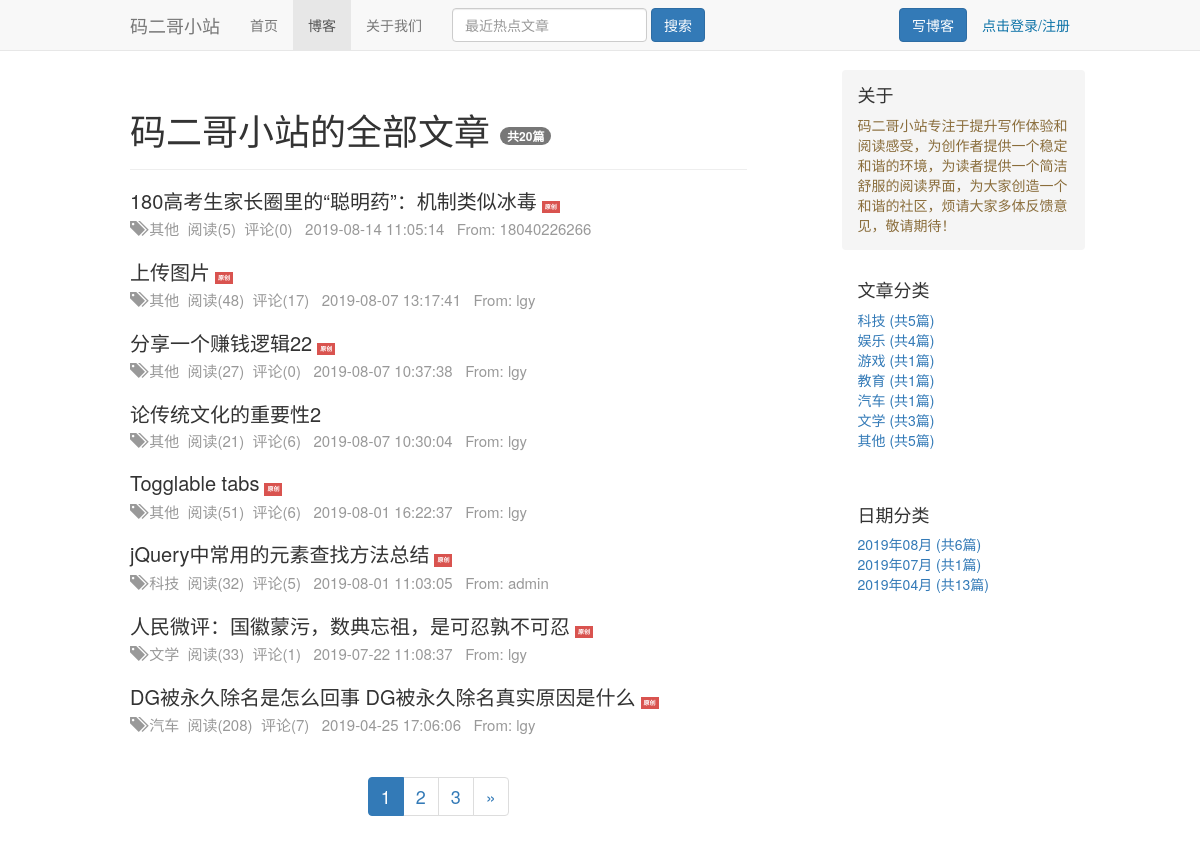
Screenshot of /blog/ with the database file from the repository.
### blog/models.py (models this page shows, shortened)
class Blog(models.Model):
    title = models.CharField(max_length=50, verbose_name='文章标题')
    blog_category = models.ForeignKey(BlogCategory, on_delete=models.DO_NOTHING, verbose_name='文章类型')
    content = RichTextUploadingField(verbose_name='正文')
    author = models.ForeignKey(Profile, related_name='blog_user', on_delete=models.DO_NOTHING, verbose_name='作者')
    create_time = models.DateTimeField(auto_now_add=True, verbose_name='创建时间')
    update_time = models.DateTimeField(auto_now=True)
    is_init = models.BooleanField(verbose_name='是否原创', default=True)
    init_address = models.URLField(verbose_name='原文地址', null=True, blank=True)
    is_replay = models.BooleanField(verbose_name='是否开启留言', default=True)
    aor = GenericRelation(AmountOfReading, related_query_name='blog')
    class Meta:
        verbose_name = "博客信息"
        verbose_name_plural = verbose_name
        ordering = ['-create_time']
    def get_read_count(self):
        content_type = ContentType.objects.get_for_model(Blog)
        read_record = ReadCount.objects.filter(object_id=self.id, content_type=content_type).first()
        return read_record.read_num if read_record else 0
    def get_comment_count(self):
        return Comment.objects.filter(blog=self, parent=None).all().count()

class BlogCategory(models.Model):
    category_name = models.CharField(max_length=15, verbose_name='文章类型')
    class Meta:
        verbose_name = "文章分类"
        verbose_name_plural = verbose_name
    def __str__(self):
        return self.category_name
    def getNum(self):
        return Blog.objects.filter(blog_category=self).count()

### statistic/models.py (models this page shows, shortened)
class ReadCount(models.Model):
    read_num = models.IntegerField(default=0)
    content_type = models.ForeignKey(to=ContentType, on_delete=models.DO_NOTHING)
    object_id = models.PositiveIntegerField()
    content_object = GenericForeignKey('content_type', 'object_id')
    class Meta:
        verbose_name = "阅读统计"
        verbose_name_plural = verbose_name

### user/models.py (models this page shows)
class Profile(models.Model):
    user = models.OneToOneField(User, related_name='user_profile', on_delete=models.CASCADE)
    nickname = models.CharField(max_length=20, null=True, default=None, verbose_name='昵称')
    profile = models.TextField(default='暂无介绍', verbose_name='个人简介')
    motto = models.CharField(max_length=100, default='正在思考中......', verbose_name='座右铭')
    class Meta:
        verbose_name = "个人信息"
        verbose_name_plural = verbose_name
    def __str__(self):
        return self.user.username

### blog/views.py (the view)
# urls.py: path('', blog, name='blog'),
def blog(request):
    blogs_list = Blog.objects.all()
    return render(request, 'blog.html', get_pub_data(request, blogs_list))

### blog/utils.py (called while the page is built)
def get_page(request, obj):
    paginator = Paginator(obj, settings.PAGINATION_SETTINGS['PER_PAGE'])
    page = request.GET.get(settings.PAGINATION_SETTINGS['KEY_WORD'])
    obj_list = paginator.get_page(page)
    current_page = obj_list.number
    page_range = list(range(max(current_page-2, 1), current_page))+list(range(current_page, min(current_page+2, paginator.num_pages)+1))
    if page_range[0] >= 2:
        if page_range[0]-2 > 0:
            page_range.insert(0, '...')
        page_range.insert(0, 1)
    if page_range[-1] < paginator.num_pages:
        if paginator.num_pages - page_range[-1] > 1:
            page_range.append('...')
        page_range.append(paginator.num_pages)
    return obj_list, page_range

### blog/views.py (called while the page is built)
def get_pub_data(request, obj):
    blog_category = BlogCategory.objects.all()
    blog_dates = Blog.objects.dates('create_time', 'month', 'DESC')
    blog_dates_dic = {}
    for blog_date in blog_dates:
        c = Blog.objects.filter(create_time__year=blog_date.year, create_time__month=blog_date.month).count
        blog_dates_dic[blog_date] = c
    dic = {'blog_category': blog_category, 'blog_dates': blog_dates_dic, }
    if obj:
        blogs, page_range = get_page(request, obj)
        dic['blogs'] = blogs
        dic['page_range'] = page_range
    return dic

### templates/blog.html (shortened to what this page needs)
{% extends 'base.html' %}
{% load staticfiles %}
{% block active %}
    <li><a href="{% url 'index' %}">首页</a></li>
    <li class="active"><a href="{% url 'blog' %}">博客</a></li>
    <li><a href="{% url 'aboutus' %}">关于我们</a></li>
{% endblock %}
{% block content %}
      <div class="row">
        {% block blog_main %}
        <div class="col-sm-8 blog-main">
        {% block left_content %}
        <div class="page-header">
          <h1>码二哥小站{% block categroy_name %}的全部{% endblock %}文章   <span class="badge">共{% if blogs.paginator.count %}{{ blogs.paginator.count }}{% else %}0{% endif %}篇</span></h1>
        </div>
            {% for blog in blogs %}
          <div class="blog-post">
          <a href="{% url 'blog_detail' blog.pk %}">
            <h3 class="blog-post-title">{{ blog.title }}{% if blog.is_init %}<span style="display:inline-block;background-color:#d9534f;color:white;font-size: 6px;font-weight:bold;padding:3px;margin-left: 5px;">原创</span>{% endif %}</h3>
          </a>
            <p class="blog-post-meta" style="font-size: smaller"><span class="glyphicon glyphicon-tags" aria-hidden="true"></span> {{ blog.blog_category }} &nbsp;阅读({{ blog.get_read_count }}) &nbsp;评论({{ blog.get_comment_count }}) &nbsp; {{ blog.create_time|date:'Y-m-d H:i:s' }} &nbsp; From: {{ blog.author }}</p>
          </div>
                {% empty %}
                暂无博客，敬请期待！
            {% endfor %}
            {% endblock %}
<nav aria-label="Page navigation" class="text-center">
  <ul class="pagination">
  {% for i in page_range %}
      {% ifequal i '...' %}
          <li><a href="">{{ i }}</a></li>
      {% else %}
            {% ifequal i blogs.number %}
                <li class="active"><a href="">{{ i }}</a></li>
            {% else %}
                <li><a href="?page={{ i }}">{{ i }}</a></li>
            {% endifequal %}
      {% endifequal %}
  {% endfor %}
    {% if blogs.has_next %}
    <li>
      <a href="?page={{ blogs.next_page_number }}" aria-label="Next">
        <span aria-hidden="true">&raquo;</span>
      </a>
    </li>
  {% endif %}
  </ul>
</nav>
        </div>
        {% endblock %}
        <div class="col-sm-3 col-sm-offset-1 blog-sidebar">
          <div class="sidebar-module sidebar-module-inset">
            <h4>关于</h4>
            <p class="text-warning">码二哥小站专注于提升写作体验和阅读感受，为创作者提供一个稳定和谐的环境，为读者提供一个简洁舒服的阅读界面，为大家创造一个和谐的社区，烦请大家多体反馈意见，敬请期待！</p>
          </div>
          <div class="sidebar-module">
            <h4>文章分类</h4>
            <ol class="list-unstyled">
              {% for blog_c in blog_category %}
                  <li><a href="{% url 'categroy' blog_c.id %}">{{ blog_c.category_name }} (共{{ blog_c.getNum }}篇)</a></li>
                  {% empty %}
                  暂无分类
              {% endfor %}
            </ol>
          </div>
          <div class="sidebar-module">
            <h4>日期分类</h4>
            <ol class="list-unstyled">
                {% for blog_date,count in blog_dates.items %}
              <li><a href="{% url 'date' blog_date.year blog_date.month %}">{{ blog_date|date:'Y年m月' }} (共{{ count }}篇)</a></li>
                {% endfor %}
            </ol>
          </div>
        </div>
      </div>
{% endblock %}

### static/css/blog.css (style rules this page uses)
body { color: #555; padding-top: 70px; min-height: 100%; }
h1, .h1, h2, .h2, h3, .h3, h4, .h4, h5, .h5, h6, .h6 { margin-top: 0; font-family: "Helvetica Neue", Helvetica, Arial, sans-serif; font-weight: normal; color: #333; }
.blog-main { font-size: 18px; line-height: 1.5; }
.sidebar-module { padding: 15px; margin: 0 -15px 15px; }
.sidebar-module-inset { padding: 15px; background-color: #f5f5f5; border-radius: 4px; }
.sidebar-module-inset p:last-child, .sidebar-module-inset ul:last-child, .sidebar-module-inset ol:last-child { margin-bottom: 0; }
.blog-post { margin-bottom: 5px; }
.blog-post-title { margin-bottom: 5px; font-size: 20px; }
.blog-post-meta { margin-bottom: 20px; color: #999; }

### rows the page displays
Blog: title "180高考生家长圈里的“聪明药”：机制类似冰毒", is_init "原创", blog_category "其他", get_read_count "5", get_comment_count "0", create_time "2019-08-14 11:05:14", author "18040226266"
Blog: title "上传图片", is_init "原创", blog_category "其他", get_read_count "48", get_comment_count "17", create_time "2019-08-07 13:17:41", author "lgy"
Blog: title "分享一个赚钱逻辑22", is_init "原创", blog_category "其他", get_read_count "27", get_comment_count "0", create_time "2019-08-07 10:37:38", author "lgy"
Blog: title "论传统文化的重要性2", blog_category "其他", get_read_count "21", get_comment_count "6", create_time "2019-08-07 10:30:04", author "lgy"
Blog: title "Togglable tabs", is_init "原创", blog_category "其他", get_read_count "51", get_comment_count "6", create_time "2019-08-01 16:22:37", author "lgy"
Blog: title "jQuery中常用的元素查找方法总结", is_init "原创", blog_category "科技", get_read_count "32", get_comment_count "5", create_time "2019-08-01 11:03:05", author "admin"
Blog: title "人民微评：国徽蒙污，数典忘祖，是可忍孰不可忍", is_init "原创", blog_category "文学", get_read_count "33", get_comment_count "1", create_time "2019-07-22 11:08:37", author "lgy"
Blog: title "DG被永久除名是怎么回事 DG被永久除名真实原因是什么", is_init "原创", blog_category "汽车", get_read_count "208", get_comment_count "7", create_time "2019-04-25 17:06:06", author "lgy"
BlogCategory: category_name "科技", getNum "5"
BlogCategory: category_name "娱乐", getNum "4"
BlogCategory: category_name "游戏", getNum "1"
BlogCategory: category_name "教育", getNum "1"
BlogCategory: category_name "汽车", getNum "1"
BlogCategory: category_name "文学", getNum "3"
BlogCategory: category_name "其他", getNum "5"

### other values shown
{{ blogs.paginator.count }} "20"
{{ i }} "1"
{{ i }} "2" "3"
{{ blog_date|date:'Y年m月' }} "2019年08月" "2019年07月" "2019年04月"
{{ count }} "6" "1" "13"
